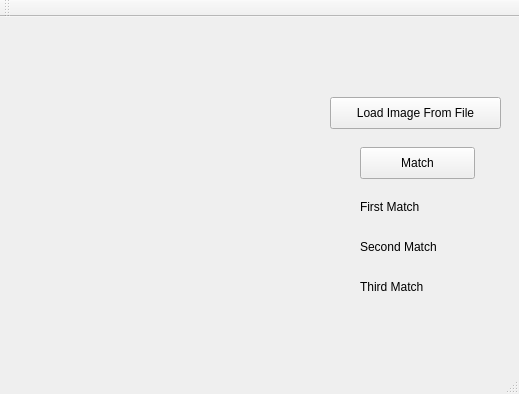
<?xml version="1.0" encoding="UTF-8"?>
<ui version="4.0">
 <class>MainWindow</class>
 <widget class="QMainWindow" name="MainWindow">
  <property name="geometry">
   <rect>
    <x>0</x>
    <y>0</y>
    <width>519</width>
    <height>394</height>
   </rect>
  </property>
  <property name="windowTitle">
   <string>MainWindow</string>
  </property>
  <widget class="QWidget" name="centralWidget">
   <widget class="QLabel" name="label">
    <property name="geometry">
     <rect>
      <x>50</x>
      <y>20</y>
      <width>231</width>
      <height>281</height>
     </rect>
    </property>
    <property name="text">
     <string/>
    </property>
   </widget>
   <widget class="QPushButton" name="loadFromFileButton">
    <property name="geometry">
     <rect>
      <x>330</x>
      <y>80</y>
      <width>171</width>
      <height>32</height>
     </rect>
    </property>
    <property name="text">
     <string>Load Image From File</string>
    </property>
   </widget>
   <widget class="QPushButton" name="matchBreed">
    <property name="geometry">
     <rect>
      <x>360</x>
      <y>130</y>
      <width>115</width>
      <height>32</height>
     </rect>
    </property>
    <property name="text">
     <string>Match</string>
    </property>
   </widget>
   <widget class="QLabel" name="pos1">
    <property name="geometry">
     <rect>
      <x>360</x>
      <y>180</y>
      <width>111</width>
      <height>20</height>
     </rect>
    </property>
    <property name="text">
     <string>First Match</string>
    </property>
   </widget>
   <widget class="QLabel" name="pos2">
    <property name="geometry">
     <rect>
      <x>360</x>
      <y>220</y>
      <width>121</width>
      <height>20</height>
     </rect>
    </property>
    <property name="text">
     <string>Second Match</string>
    </property>
   </widget>
   <widget class="QLabel" name="pos3">
    <property name="geometry">
     <rect>
      <x>360</x>
      <y>260</y>
      <width>121</width>
      <height>20</height>
     </rect>
    </property>
    <property name="text">
     <string>Third Match</string>
    </property>
   </widget>
  </widget>
  <widget class="QMenuBar" name="menuBar">
   <property name="geometry">
    <rect>
     <x>0</x>
     <y>0</y>
     <width>519</width>
     <height>22</height>
    </rect>
   </property>
  </widget>
  <widget class="QToolBar" name="mainToolBar">
   <attribute name="toolBarArea">
    <enum>TopToolBarArea</enum>
   </attribute>
   <attribute name="toolBarBreak">
    <bool>false</bool>
   </attribute>
  </widget>
  <widget class="QStatusBar" name="statusBar"/>
 </widget>
 <layoutdefault spacing="6" margin="11"/>
 <resources/>
 <connections>
  <connection>
   <sender>loadFromFileButton</sender>
   <signal>clicked()</signal>
   <receiver>label</receiver>
   <slot>show()</slot>
   <hints>
    <hint type="sourcelabel">
     <x>425</x>
     <y>140</y>
    </hint>
    <hint type="destinationlabel">
     <x>170</x>
     <y>142</y>
    </hint>
   </hints>
  </connection>
  <connection>
   <sender>matchBreed</sender>
   <signal>clicked()</signal>
   <receiver>MainWindow</receiver>
   <slot>show()</slot>
   <hints>
    <hint type="sourcelabel">
     <x>417</x>
     <y>180</y>
    </hint>
    <hint type="destinationlabel">
     <x>259</x>
     <y>196</y>
    </hint>
   </hints>
  </connection>
 </connections>
</ui>
